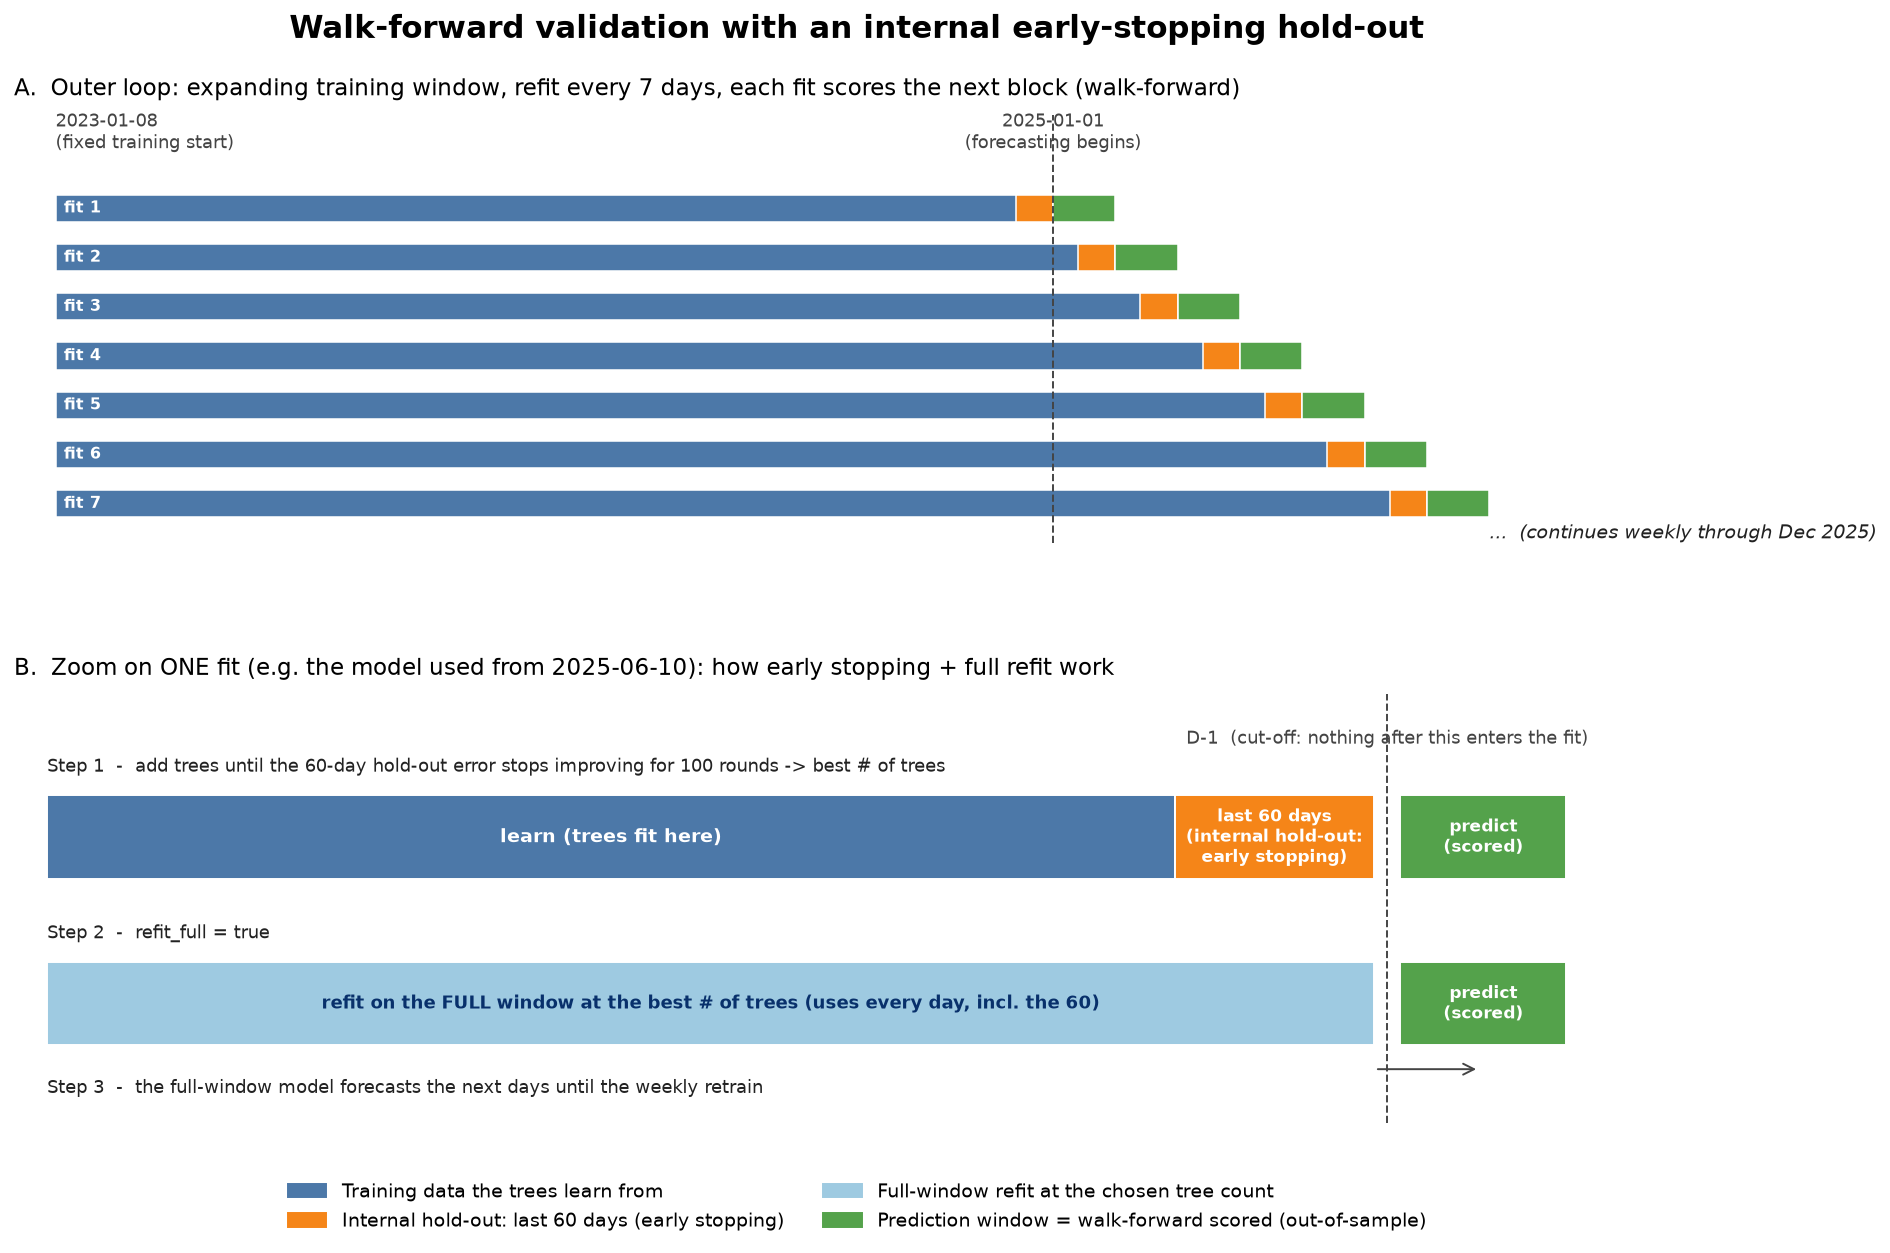

Generate this figure with Python:
"""
Schematic of the walk-forward validation used in the PJM DA-SMP forecaster.

Two panels:
  (A) The OUTER loop: an expanding training window that is refit every 7 days,
      each fit predicting the next 7-day block through 2025.
  (B) A ZOOM on one single fit: the training window split in time into a
      "learn" part and the last-60-days internal hold-out used for early
      stopping, then a refit on the full window, then the prediction block.

Run:  python outputs/walkforward_illustration.py
Saves: outputs/walkforward_illustration.png
"""

from pathlib import Path

import matplotlib.patches as mpatches
import matplotlib.pyplot as plt
from matplotlib.patches import FancyArrowPatch, Rectangle

# ----------------------------------------------------------------- colours
C_TRAIN = "#4C78A8"   # training (learn) data
C_VALID = "#F58518"   # internal 60-day hold-out (early stopping)
C_PRED = "#54A24B"    # prediction / walk-forward scored window
C_FULL = "#9ECAE1"    # full-window refit
GRID = "#DDDDDD"
TXT = "#222222"

fig = plt.figure(figsize=(14, 9))
fig.suptitle("Walk-forward validation with an internal early-stopping hold-out",
             fontsize=16, fontweight="bold", y=0.98)

# ============================================================ PANEL A (outer loop)
axA = fig.add_axes([0.07, 0.56, 0.88, 0.34])
axA.set_title("A.  Outer loop: expanding training window, refit every 7 days, "
              "each fit scores the next block (walk-forward)",
              fontsize=12, loc="left", pad=10)

# A simplified timeline: start of training at x=0, forecast year spans x=24..36 (months-ish units).
train_start = 0.0
year_start = 24.0      # 2025-01-01 (training to here = 2 years of 2023-2024)
step = 1.5             # one "retrain block" width on this schematic (represents ~7 days)
n_blocks = 7           # show 7 example refits, then an ellipsis

bar_h = 0.55
y0 = 0

for i in range(n_blocks):
    pred_start = year_start + i * step
    # expanding training window: from fixed start to just before this block
    axA.add_patch(Rectangle((train_start, y0 - bar_h / 2), pred_start - train_start, bar_h,
                            facecolor=C_TRAIN, edgecolor="white", lw=0.8))
    # the last-60-days hold-out sits at the tail of the training window
    hold_w = 0.9
    axA.add_patch(Rectangle((pred_start - hold_w, y0 - bar_h / 2), hold_w, bar_h,
                            facecolor=C_VALID, edgecolor="white", lw=0.8))
    # prediction block (scored out-of-sample)
    axA.add_patch(Rectangle((pred_start, y0 - bar_h / 2), step, bar_h,
                            facecolor=C_PRED, edgecolor="white", lw=0.8))
    axA.text(train_start + 0.2, y0, f"fit {i+1}", va="center", ha="left",
             fontsize=8, color="white", fontweight="bold")
    y0 -= 1.0

# ellipsis row
axA.text((year_start + n_blocks * step) / 1.0, y0 + 0.4, "...  (continues weekly through Dec 2025)",
         va="center", ha="left", fontsize=10, style="italic", color=TXT)

# vertical line marking the start of the forecast year
axA.axvline(year_start, color="#444444", ls="--", lw=1)
axA.text(year_start, 1.1, "2025-01-01\n(forecasting begins)", ha="center", va="bottom",
         fontsize=9, color="#444444")
axA.text(train_start, 1.1, "2023-01-08\n(fixed training start)", ha="left", va="bottom",
         fontsize=9, color="#444444")

axA.set_xlim(-1, year_start + n_blocks * step + 6)
axA.set_ylim(y0 + 0.2, 1.9)
axA.axis("off")

# ============================================================ PANEL B (zoom on one fit)
axB = fig.add_axes([0.07, 0.10, 0.88, 0.34])
axB.set_title("B.  Zoom on ONE fit (e.g. the model used from 2025-06-10): "
              "how early stopping + full refit work",
              fontsize=12, loc="left", pad=10)

xs = 0.0
xend = 20.0            # end of training window (= D-1)
pred_w = 2.5
hold_w = 3.0          # the last-60-days hold-out
bar_h = 0.7

# --- row 1: the split used to CHOOSE the number of trees ---
y1 = 2.0
axB.add_patch(Rectangle((xs, y1 - bar_h / 2), (xend - hold_w) - xs, bar_h,
                        facecolor=C_TRAIN, edgecolor="white"))
axB.add_patch(Rectangle((xend - hold_w, y1 - bar_h / 2), hold_w, bar_h,
                        facecolor=C_VALID, edgecolor="white"))
axB.text((xs + xend - hold_w) / 2, y1, "learn (trees fit here)", va="center", ha="center",
         fontsize=10, color="white", fontweight="bold")
axB.text(xend - hold_w / 2, y1, "last 60 days\n(internal hold-out:\nearly stopping)",
         va="center", ha="center", fontsize=8.5, color="white", fontweight="bold")
axB.text(xs, y1 + 0.55, "Step 1  -  add trees until the 60-day hold-out error stops "
         "improving for 100 rounds -> best # of trees", fontsize=9.5, color=TXT)

# --- row 2: the full-window refit at the chosen tree count ---
y2 = 0.6
axB.add_patch(Rectangle((xs, y2 - bar_h / 2), xend - xs, bar_h,
                        facecolor=C_FULL, edgecolor="white"))
axB.text((xs + xend) / 2, y2, "refit on the FULL window at the best # of trees "
         "(uses every day, incl. the 60)", va="center", ha="center",
         fontsize=9.5, color="#08306B", fontweight="bold")
axB.text(xs, y2 + 0.55, "Step 2  -  refit_full = true", fontsize=9.5, color=TXT)

# --- prediction block (same on both rows, to the right of D-1) ---
for yy in (y1, y2):
    axB.add_patch(Rectangle((xend + 0.4, yy - bar_h / 2), pred_w, bar_h,
                            facecolor=C_PRED, edgecolor="white"))
    axB.text(xend + 0.4 + pred_w / 2, yy, "predict\n(scored)", va="center", ha="center",
             fontsize=8.5, color="white", fontweight="bold")

# D-1 marker and arrow from fit to prediction
axB.axvline(xend + 0.2, color="#444444", ls="--", lw=1)
axB.text(xend + 0.2, 2.75, "D-1  (cut-off: nothing after this enters the fit)",
         ha="center", va="bottom", fontsize=9, color="#444444")
arrow = FancyArrowPatch((xend, y2 - 0.55), (xend + 1.6, y2 - 0.55),
                        arrowstyle="->", mutation_scale=14, color="#444444")
axB.add_patch(arrow)
axB.text(xs, y2 - 0.75, "Step 3  -  the full-window model forecasts the next days until the weekly retrain",
         fontsize=9.5, color=TXT)

axB.set_xlim(-0.5, xend + pred_w + 3)
axB.set_ylim(-0.4, 3.2)
axB.axis("off")

# ============================================================ legend
handles = [
    mpatches.Patch(color=C_TRAIN, label="Training data the trees learn from"),
    mpatches.Patch(color=C_VALID, label="Internal hold-out: last 60 days (early stopping)"),
    mpatches.Patch(color=C_FULL, label="Full-window refit at the chosen tree count"),
    mpatches.Patch(color=C_PRED, label="Prediction window = walk-forward scored (out-of-sample)"),
]
fig.legend(handles=handles, loc="lower center", ncol=2, fontsize=10,
           frameon=False, bbox_to_anchor=(0.5, 0.0))

out = Path(__file__).resolve().parent / "walkforward_illustration.png"
fig.savefig(out, dpi=140, bbox_inches="tight")
print(f"saved {out}")
